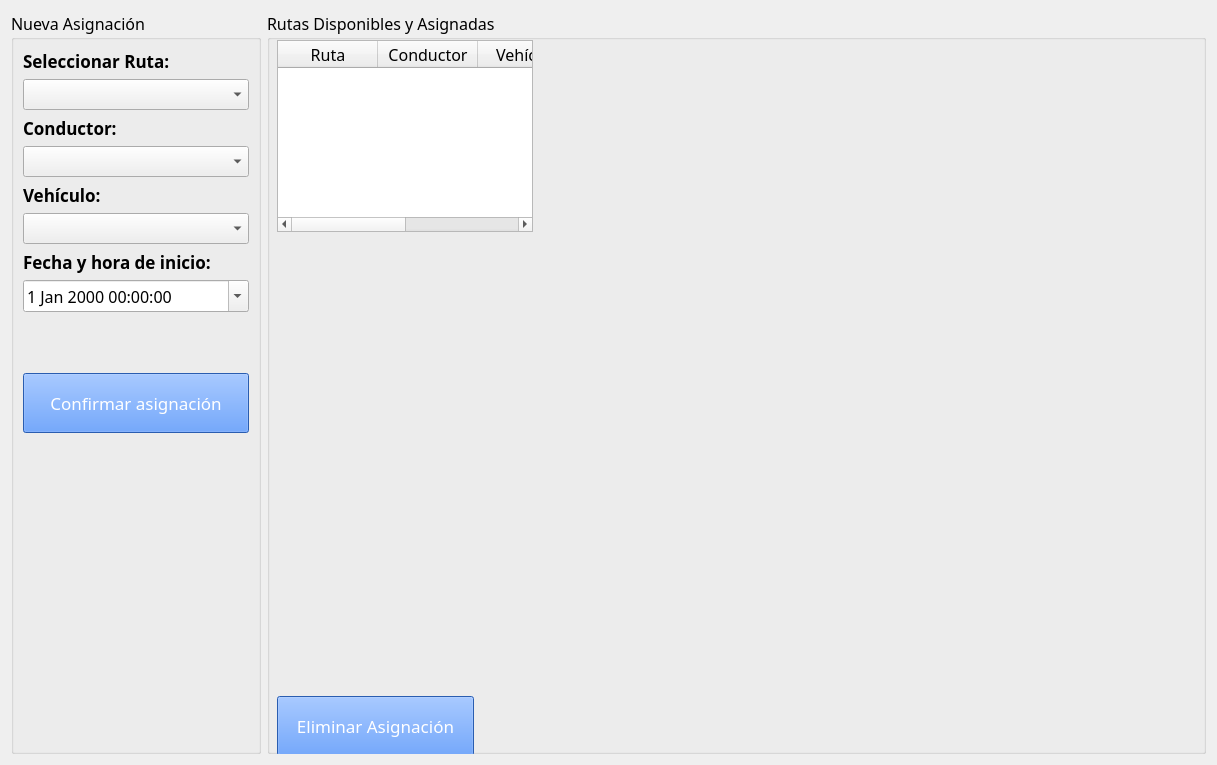
<?xml version="1.0" encoding="UTF-8"?>
<ui version="4.0">
 <class>AsignacionWidget</class>
 <widget class="QWidget" name="AsignacionWidget">
  <property name="geometry">
   <rect>
    <x>0</x>
    <y>0</y>
    <width>1217</width>
    <height>765</height>
   </rect>
  </property>
  <property name="windowTitle">
   <string>Form</string>
  </property>
  <layout class="QHBoxLayout" name="horizontalLayout_2" stretch="1,3">
   <item>
    <layout class="QVBoxLayout" name="verticalLayout">
     <item>
      <widget class="QGroupBox" name="groupBox">
       <property name="minimumSize">
        <size>
         <width>0</width>
         <height>250</height>
        </size>
       </property>
       <property name="maximumSize">
        <size>
         <width>250</width>
         <height>16777215</height>
        </size>
       </property>
       <property name="font">
        <font>
         <family>Montserrat</family>
         <pointsize>12</pointsize>
        </font>
       </property>
       <property name="title">
        <string>Nueva Asignación</string>
       </property>
       <layout class="QVBoxLayout" name="verticalLayout_4">
        <item>
         <layout class="QVBoxLayout" name="verticalLayout_3">
          <property name="bottomMargin">
           <number>55</number>
          </property>
          <item>
           <widget class="QLabel" name="lblSeleccionar">
            <property name="font">
             <font>
              <family>Montserrat</family>
              <pointsize>13</pointsize>
              <bold>true</bold>
             </font>
            </property>
            <property name="text">
             <string>Seleccionar Ruta: </string>
            </property>
            <property name="alignment">
             <set>Qt::AlignmentFlag::AlignLeading|Qt::AlignmentFlag::AlignLeft|Qt::AlignmentFlag::AlignVCenter</set>
            </property>
           </widget>
          </item>
          <item>
           <widget class="QComboBox" name="cbRuta">
            <property name="font">
             <font>
              <family>Montserrat</family>
              <pointsize>12</pointsize>
             </font>
            </property>
           </widget>
          </item>
          <item>
           <widget class="QLabel" name="lblConductor">
            <property name="font">
             <font>
              <family>Montserrat</family>
              <pointsize>13</pointsize>
              <bold>true</bold>
             </font>
            </property>
            <property name="text">
             <string>Conductor: </string>
            </property>
            <property name="alignment">
             <set>Qt::AlignmentFlag::AlignLeading|Qt::AlignmentFlag::AlignLeft|Qt::AlignmentFlag::AlignVCenter</set>
            </property>
           </widget>
          </item>
          <item>
           <widget class="QComboBox" name="cbConductor">
            <property name="font">
             <font>
              <family>Montserrat</family>
              <pointsize>12</pointsize>
             </font>
            </property>
           </widget>
          </item>
          <item>
           <widget class="QLabel" name="lblVehiculo">
            <property name="font">
             <font>
              <family>Montserrat</family>
              <pointsize>13</pointsize>
              <bold>true</bold>
             </font>
            </property>
            <property name="text">
             <string>Vehículo: </string>
            </property>
            <property name="alignment">
             <set>Qt::AlignmentFlag::AlignLeading|Qt::AlignmentFlag::AlignLeft|Qt::AlignmentFlag::AlignVCenter</set>
            </property>
           </widget>
          </item>
          <item>
           <widget class="QComboBox" name="cbVehiculo">
            <property name="font">
             <font>
              <family>Montserrat</family>
              <pointsize>12</pointsize>
             </font>
            </property>
           </widget>
          </item>
          <item>
           <widget class="QLabel" name="lblFechaHora">
            <property name="font">
             <font>
              <family>Montserrat</family>
              <pointsize>13</pointsize>
              <bold>true</bold>
             </font>
            </property>
            <property name="text">
             <string>Fecha y hora de inicio: </string>
            </property>
            <property name="alignment">
             <set>Qt::AlignmentFlag::AlignLeading|Qt::AlignmentFlag::AlignLeft|Qt::AlignmentFlag::AlignVCenter</set>
            </property>
           </widget>
          </item>
          <item>
           <widget class="QDateTimeEdit" name="dtInicio">
            <property name="calendarPopup">
             <bool>true</bool>
            </property>
           </widget>
          </item>
         </layout>
        </item>
        <item>
         <widget class="QPushButton" name="btnConfirmar">
          <property name="enabled">
           <bool>true</bool>
          </property>
          <property name="minimumSize">
           <size>
            <width>0</width>
            <height>60</height>
           </size>
          </property>
          <property name="maximumSize">
           <size>
            <width>16777215</width>
            <height>60</height>
           </size>
          </property>
          <property name="font">
           <font>
            <family>Montserrat</family>
            <pointsize>13</pointsize>
            <strikeout>false</strikeout>
            <fontweight>Black</fontweight>
           </font>
          </property>
          <property name="styleSheet">
           <string notr="true">background-color: #3b82f6; color: white;</string>
          </property>
          <property name="text">
           <string>Confirmar asignación</string>
          </property>
          <property name="checkable">
           <bool>true</bool>
          </property>
         </widget>
        </item>
        <item>
         <spacer name="verticalSpacer">
          <property name="orientation">
           <enum>Qt::Orientation::Vertical</enum>
          </property>
          <property name="sizeHint" stdset="0">
           <size>
            <width>20</width>
            <height>40</height>
           </size>
          </property>
         </spacer>
        </item>
       </layout>
      </widget>
     </item>
    </layout>
   </item>
   <item>
    <layout class="QHBoxLayout" name="horizontalLayout">
     <item>
      <widget class="QGroupBox" name="groupBox_2">
       <property name="font">
        <font>
         <family>Montserrat</family>
         <pointsize>12</pointsize>
        </font>
       </property>
       <property name="title">
        <string>Rutas Disponibles y Asignadas</string>
       </property>
       <widget class="QTableWidget" name="tableWidget">
        <property name="geometry">
         <rect>
          <x>10</x>
          <y>29</y>
          <width>256</width>
          <height>192</height>
         </rect>
        </property>
        <column>
         <property name="text">
          <string>Ruta</string>
         </property>
        </column>
        <column>
         <property name="text">
          <string>Conductor</string>
         </property>
        </column>
        <column>
         <property name="text">
          <string>Vehículo</string>
         </property>
        </column>
        <column>
         <property name="text">
          <string>Estado</string>
         </property>
        </column>
       </widget>
       <widget class="QPushButton" name="btnEliminarAsignacion">
        <property name="enabled">
         <bool>true</bool>
        </property>
        <property name="geometry">
         <rect>
          <x>10</x>
          <y>685</y>
          <width>197</width>
          <height>60</height>
         </rect>
        </property>
        <property name="minimumSize">
         <size>
          <width>0</width>
          <height>60</height>
         </size>
        </property>
        <property name="maximumSize">
         <size>
          <width>300</width>
          <height>40</height>
         </size>
        </property>
        <property name="font">
         <font>
          <family>Montserrat</family>
          <pointsize>13</pointsize>
          <strikeout>false</strikeout>
          <fontweight>Black</fontweight>
         </font>
        </property>
        <property name="styleSheet">
         <string notr="true">background-color: #3b82f6; color: white;</string>
        </property>
        <property name="text">
         <string>Eliminar Asignación</string>
        </property>
        <property name="checkable">
         <bool>true</bool>
        </property>
       </widget>
      </widget>
     </item>
    </layout>
   </item>
  </layout>
 </widget>
 <resources/>
 <connections/>
</ui>
